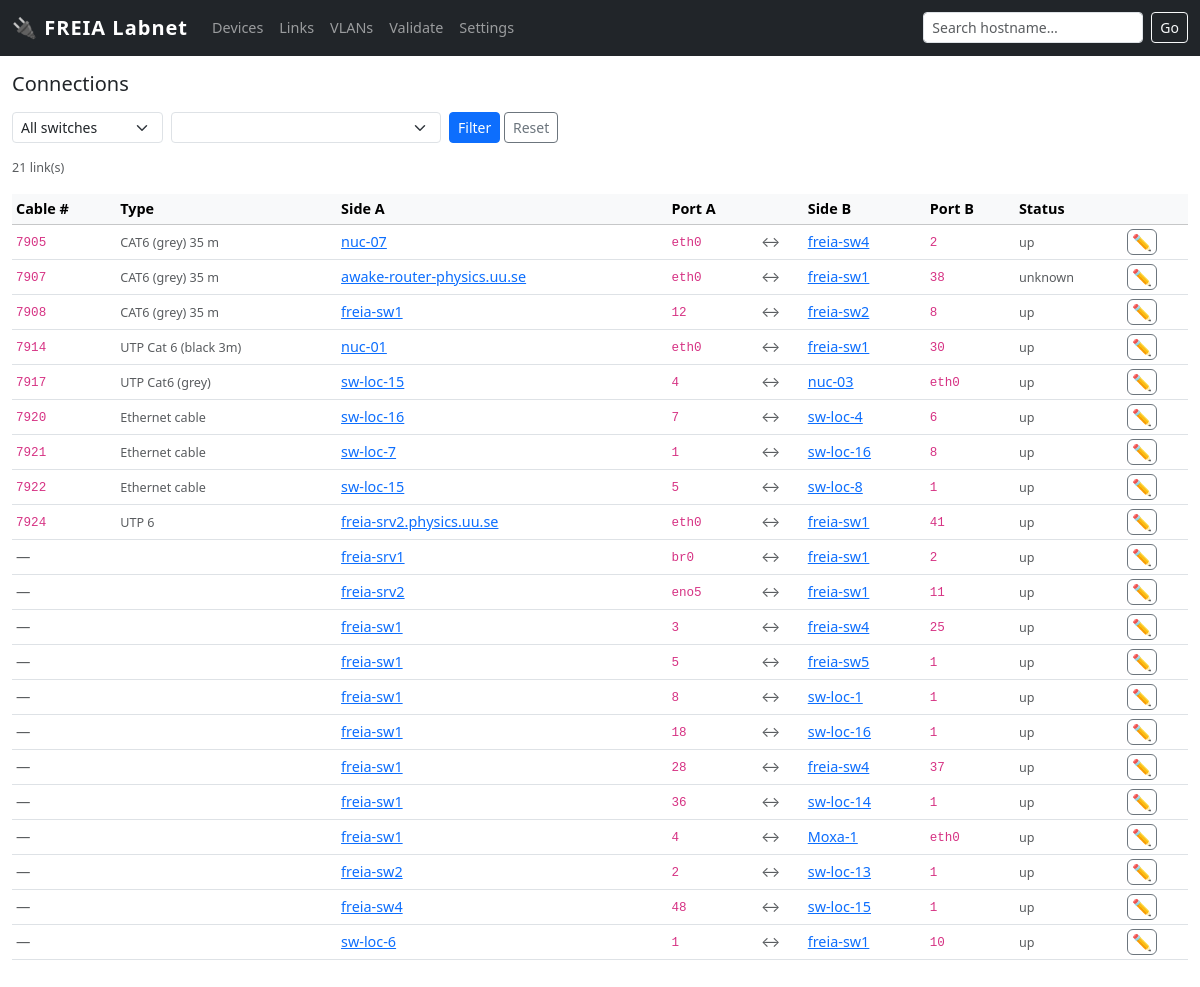
The app's page /links, older data.
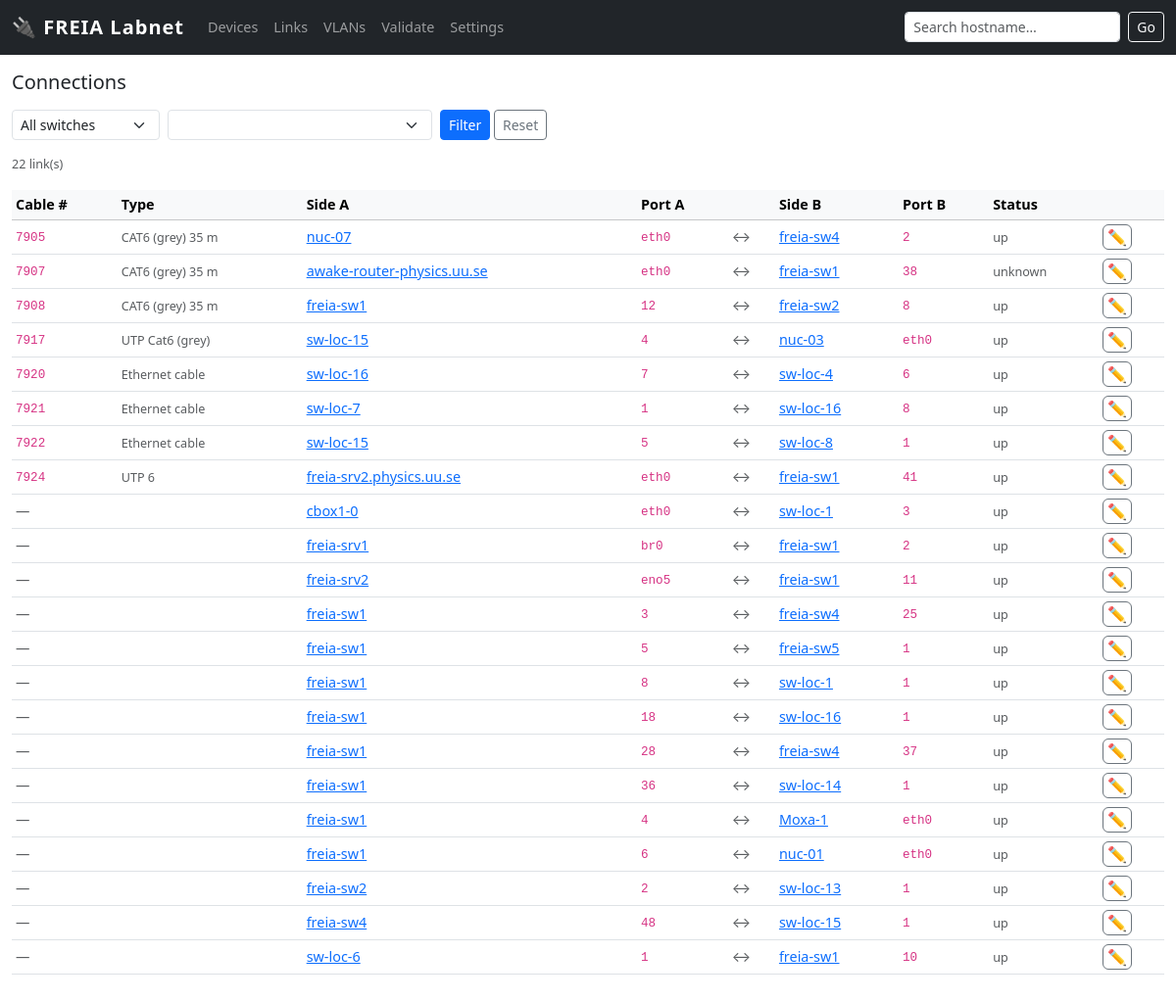
The same page, newer data.
### tables this page shows
CREATE TABLE link (
    id INTEGER PRIMARY KEY,
    cable_nr INTEGER UNIQUE,            -- references cables.nr from MySQL
    a_iface_id INTEGER REFERENCES iface(id),
    b_iface_id INTEGER REFERENCES iface(id),
    status TEXT NOT NULL DEFAULT 'up' CHECK(status IN ('up','down','unknown','removed')),
    notes TEXT
);

CREATE TABLE cable_ref (
    id INTEGER PRIMARY KEY,
    nr INTEGER UNIQUE NOT NULL,         -- cables.nr from MySQL
    type TEXT,
    length_m REAL,
    loc1 TEXT,
    equip1 TEXT,
    con1 TEXT,
    loc2 TEXT,
    equip2 TEXT,
    con2 TEXT,
    note TEXT,
    extracted_at TIMESTAMP DEFAULT CURRENT_TIMESTAMP
);

CREATE TABLE device (
    id INTEGER PRIMARY KEY,
    hostname TEXT UNIQUE,               -- 'freia-cons1', 'nuc-02', 'phy-kurte'
    kind TEXT NOT NULL CHECK(kind IN (
        'pc','server','vm','switch','router','plc','instrument',
        'raspi','control_box','panel','outlet','printer','camera','ap',
        'termination_block','interlock_box'
    )),
    vendor_model TEXT,
    os TEXT,
    serial TEXT,
    location_id INTEGER REFERENCES location(id),
    owner TEXT,
    purpose TEXT,
    status TEXT NOT NULL DEFAULT 'active' CHECK(status IN (
        'active','spare','loan','disconnected','retired','planned'
    )),
    notes TEXT
);

CREATE TABLE iface (
    id INTEGER PRIMARY KEY,
    device_id INTEGER NOT NULL REFERENCES device(id) ON DELETE CASCADE,
    name TEXT NOT NULL,                 -- 'eth0','eno5','br0' for NICs; '24','C02-11A-13','P2' for ports
    kind TEXT NOT NULL CHECK(kind IN ('nic','port')),
    mac TEXT,                           -- validate format if present
    ip TEXT,
    prefix INTEGER,
    vlan_id INTEGER,
    notes TEXT,  
    UNIQUE(device_id, name)
);

### app.py (the view)
@app.route('/links')
def links():
    switch     = request.args.get('switch', '').strip()
    cable_type = request.args.get('cable_type', '').strip()
    sql = """
        SELECT l.id, l.cable_nr, l.status, cr.type as cable_type,
               da.hostname as a_host, da.id as a_dev_id, ia.name as a_port,
               db.hostname as b_host, db.id as b_dev_id, ib.name as b_port
        FROM link l
        LEFT JOIN cable_ref cr ON cr.nr = l.cable_nr
        JOIN iface ia ON ia.id = l.a_iface_id
        JOIN device da ON da.id = ia.device_id
        JOIN iface ib ON ib.id = l.b_iface_id
        JOIN device db ON db.id = ib.device_id
        WHERE 1=1
    """
    args = []
    if switch:
        sql += " AND (da.hostname = ? OR db.hostname = ?)"
        args += [switch, switch]
    if cable_type:
        sql += " AND cr.type = ?"
        args.append(cable_type)
    sql += " ORDER BY l.cable_nr NULLS LAST, da.hostname"
    all_links   = query(sql, args)
    switches    = query("SELECT hostname FROM device WHERE kind='switch' ORDER BY hostname")
    cable_types = query("SELECT DISTINCT type FROM cable_ref WHERE type IS NOT NULL ORDER BY type")
    return render_template('links.html', links=all_links,
        switches=switches, cable_types=cable_types,
        sel_switch=switch, sel_cable_type=cable_type)

### app.py (called while the page is built)
def get_db():
    db = getattr(g, '_database', None)
    if db is None:
        db = g._database = sqlite3.connect(LABNET_PATH)
        db.row_factory = sqlite3.Row
        db.execute('PRAGMA foreign_keys = ON')
    return db

def query(sql, args=(), one=False):
    cur = get_db().execute(sql, args)
    rv = cur.fetchall()
    return (rv[0] if rv else None) if one else rv

### templates/links.html (shortened to what this page needs)
{% extends "base.html" %}
{% block content %}
<h5 class="mb-3">Connections</h5>
<form class="row g-2 mb-3" method="get">
  <div class="col-auto">
    <select name="switch" class="form-select form-select-sm">
      <option value="">All switches</option>
    </select>
  </div>
  <div class="col-auto">
    <select name="cable_type" class="form-select form-select-sm">
      {% for ct in cable_types %}
      <option value="{{ ct['type'] }}" {% if ct['type'] == sel_cable_type %}selected{% endif %}>
      </option>
      {% endfor %}
    </select>
  </div>
  <div class="col-auto">
    <button class="btn btn-sm btn-primary" type="submit">Filter</button>
    <a href="/links" class="btn btn-sm btn-outline-secondary">Reset</a>
  </div>
</form>
<p class="text-muted small">{{ links|length }} link(s)</p>
<table class="table table-sm table-hover align-middle">
  <thead class="table-light">
    <tr>
      <th>Cable #</th>
      <th>Type</th>
      <th>Side A</th>
      <th>Port A</th>
      <th></th>
      <th>Side B</th>
      <th>Port B</th>
      <th>Status</th>
      <th></th>
    </tr>
  </thead>
  <tbody>
    {% for lnk in links %}
    <tr>
      <td>{% if lnk['cable_nr'] %}<code>{{ lnk['cable_nr'] }}</code>{% else %}<span class="text-muted">—</span>{% endif %}</td>
      <td><small class="text-muted">{{ lnk['cable_type'] or '' }}</small></td>
      <td><a href="/device/{{ lnk['a_dev_id'] }}">{{ lnk['a_host'] }}</a></td>
      <td><code>{{ lnk['a_port'] }}</code></td>
      <td class="text-muted">↔</td>
      <td><a href="/device/{{ lnk['b_dev_id'] }}">{{ lnk['b_host'] }}</a></td>
      <td><code>{{ lnk['b_port'] }}</code></td>
      <td><small class="text-muted">{{ lnk['status'] or '' }}</small></td>
      <td>
        <button class="btn btn-xs btn-outline-secondary py-0 px-1"
                data-bs-toggle="collapse"
                data-bs-target="#edit-link-{{ lnk['id'] }}">✏</button>
      </td>
    </tr>
    {% else %}
    <tr><td colspan="9" class="text-center text-muted">No links found</td></tr>
    {% endfor %}
  </tbody>
</table>
{% endblock %}

### templates/base.html (shortened to what this page needs)
<!doctype html>
<html lang="en">
<head>
  <link href="https://cdn.jsdelivr.net/npm/bootstrap@5.3.3/dist/css/bootstrap.min.css" rel="stylesheet">
</head>
<body>
<nav class="navbar navbar-expand-lg navbar-dark bg-dark">
  <div class="container-fluid">
    <a class="navbar-brand" href="/">🔌 FREIA Labnet</a>
    <div class="collapse navbar-collapse" id="nav">
      <ul class="navbar-nav me-auto">
        <li class="nav-item"><a class="nav-link" href="/devices">Devices</a></li>
        <li class="nav-item"><a class="nav-link" href="/links">Links</a></li>
        <li class="nav-item"><a class="nav-link" href="/vlans">VLANs</a></li>
        <li class="nav-item"><a class="nav-link" href="/validate">Validate</a></li>
        <li class="nav-item"><a class="nav-link" href="/settings">Settings</a></li>
      </ul>
      <form class="d-flex" action="/devices" method="get">
        <input class="form-control form-control-sm me-2" type="search" name="q"
               placeholder="Search hostname…" value="{{ request.args.get('q','') }}">
        <button class="btn btn-sm btn-outline-light" type="submit">Go</button>
      </form>
    </div>
  </div>
</nav>
<div class="container-fluid py-3">
  {% block content %}{% endblock %}
</div>
</body>
</html>

### templates/base.html (style rules this page uses)
body { font-size: .9rem; }
.navbar-brand { font-weight: 700; letter-spacing: .05em; }

Row changes from the older to the newer data that the page shows:
removed link: cable_nr "7914", type "UTP Cat 6 (black 3m)", a_host "nuc-01", a_port "eth0", b_host "freia-sw1", b_port "30", status "up"
added link: a_host "cbox1-0", a_port "eth0", b_host "sw-loc-1", b_port "3", status "up"
added link: a_host "freia-sw1", a_port "6", b_host "nuc-01", b_port "eth0", status "up"
Text that changed along with them:
{{ links|length }}: "21" → "22"
